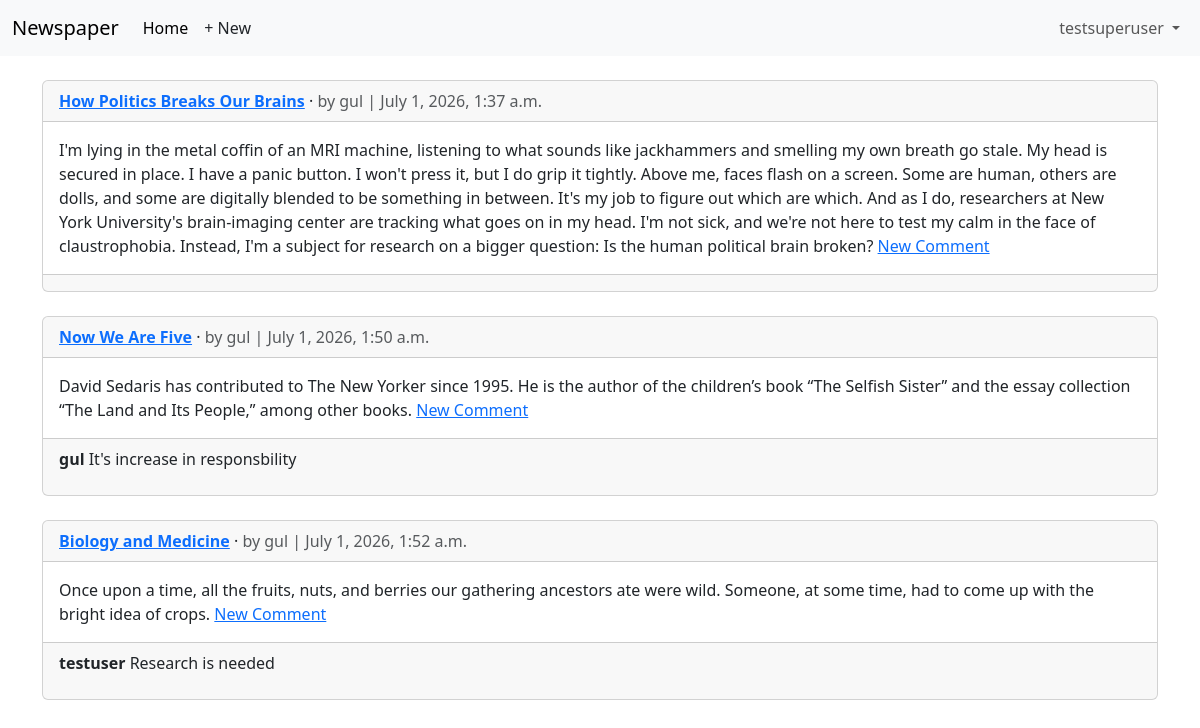
Page /articles/ (signed in) on the committed database.
### accounts/models.py (models this page shows)
class CustomUser(AbstractUser):
    age= models.PositiveIntegerField(null=True, blank=True)

### articles/models.py (models this page shows, shortened)
class Article(models.Model):
    title= models.CharField(max_length=255)
    body=models.TextField()
    date=models.DateTimeField(auto_now_add=True)
    author = models.ForeignKey(
        settings.AUTH_USER_MODEL,
        on_delete=models.CASCADE,
        )
    def get_absolute_url(self):
        return reverse ("article_detail", kwargs={"pk": self.pk})

class Comment(models.Model):
    article = models.ForeignKey(Article, on_delete=models.CASCADE)
    comment = models.CharField(max_length=140)
    author = models.ForeignKey(
        settings.AUTH_USER_MODEL,
        on_delete=models.CASCADE,
    )
    def __str__(self):
        return self.comment

### articles/views.py (the view)
# urls.py: path("", ArticleListView.as_view(),
class ArticleListView(LoginRequiredMixin, ListView):
    model = Article
    template_name = "article_list.html"

### templates/article_list.html (shortened to what this page needs)
{% extends "base.html" %}
{% block content %}
{% for article in article_list %}
<div class="card">
    <div class="card-header">
        <span class="fw-bold">
            <a href="#">{{ article.title }}</a>
        </span> &middot;
        <span class="text-muted">by {{ article.author }} |
            {{ article.date }}</span>
    </div>
    <div class="card-body">
        {{ article.body }}
        <a href="{{ article.get_absolute_url }}">New Comment</a>
    </div>
    <div class="card-footer">
        {% for comment in article.comment_set.all %}
        <p>
            <span class="fw-bold">
                {{ comment.author }}
            </span>
            {{ comment }}
        </p>
        {% endfor %}
    </div>
</div>
<br />
{% endfor %}
{% endblock content %}

### templates/base.html (shortened to what this page needs)
<!DOCTYPE html>
<html>
<head>
    <link href="https://cdn.jsdelivr.net/npm/bootstrap@5.3.3/dist/css/bootstrap.min.css" rel="stylesheet"
>
</head>
<body>
    <nav class="navbar navbar-expand-lg bg-body-tertiary">
        <div class="container-fluid">
            <a class="navbar-brand" href="{% url 'home' %}">Newspaper</a>
            <div class="collapse navbar-collapse" id="navbarSupportedContent">
                <ul class="navbar-nav me-auto mb-2 mb-lg-0">
                    <li class="nav-item">
                        <a class="nav-link active" aria-current="page" href="{% url 'home' %}">Home</a>
                    </li>
                    {% if user.is_authenticated %}
                    <li><a href="{% url 'article_new' %}" class="nav-link px-2 link-dark">+ New</a>
                    </li>
                </ul>
                <ul class="navbar-nav">
                    <li class="nav-item dropdown">
                        <a class="nav-link dropdown-toggle" href="#" role="button" data-bs-toggle="dropdown"
                            aria-expanded="false">
                            {{ user.username }}
                        </a>
                    </li>
                </ul>
                {% else %}
                </ul>
                <div class="d-flex">
                    <a href="{% url 'login' %}" class="btn btn-outline-secondary">Log in</a>
                    <a href="{% url 'signup' %}" class="btn btn-primary ms-2">Sign up</a>
                </div>
                {% endif %}
            </div>
        </div>
    </nav>
    <main class="container mt-4">
        {% block content %}
        {% endblock content %}
    </main>
</body>
</html>

### rows in the picture
CustomUser: username "testsuperuser"
Article: title "How Politics Breaks Our Brains", author "gul", date "July 1, 2026, 1:37 a.m.", body "I'm lying in the metal coffin of an MRI machine, listening to what sounds like jackhammers and smelling my own breath go stale. My head is secured in place. I have a panic button. I won't press it, but I do grip it tightly. Above me, faces flash on a screen. Some are human, others are dolls, and some are digitally blended to be something in between. It's my job to figure out which are which. And as I do, researchers at New York University's brain-imaging center are tracking what goes on in my head. I'm not sick, and we're not here to test my calm in the face of claustrophobia. Instead, I'm a subject for research on a bigger question: Is the human political brain broken?"
Article: title "Now We Are Five", author "gul", date "July 1, 2026, 1:50 a.m.", body "David Sedaris has contributed to The New Yorker since 1995. He is the author of the children’s book “The Selfish Sister” and the essay collection “The Land and Its People,” among other books."
Comment: author "gul", comment "It's increase in responsbility"
Article: title "Biology and Medicine", author "gul", date "July 1, 2026, 1:52 a.m.", body "Once upon a time, all the fruits, nuts, and berries our gathering ancestors ate were wild. Someone, at some time, had to come up with the bright idea of crops."
Comment: author "testuser", comment "Research is needed"
